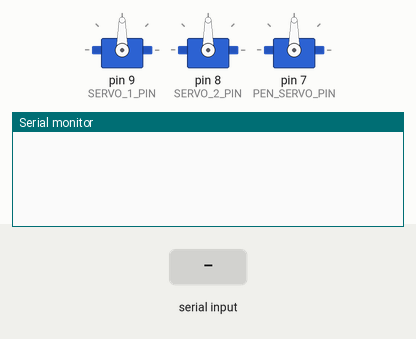
Bench run of a sketch on a simulated Arduino Uno, built with avr-gcc and run on an emulated ATmega328P. Parts: 3 × servo, the last lines printed to the serial monitor. The test bench sets the inputs (shaded band).

Above: at 1.2 s.
1.3 s: "90,45\n" received over Serial
At 2.1 s:
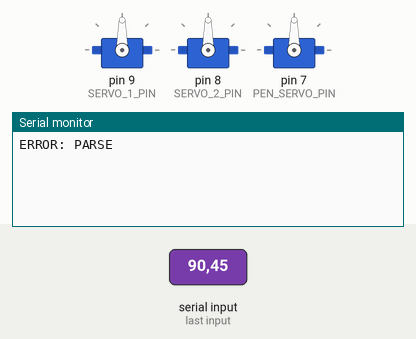
4.3 s: "90 45 200\n" received over Serial
At 5.6 s:
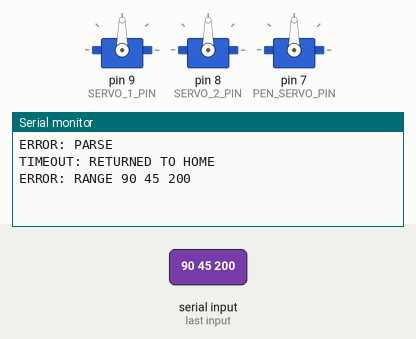

Measured:
- after the input at 1.3 s, the serial monitor: prints a new line at once (image 1)
- after the input at 4.3 s, the serial monitor: prints a new line at once (image 2)

The sketch:

robotic_hand.ino
```cpp
#include <Servo.h>

// =====================
// Pin configuration
// =====================
#define SERVO_1_PIN     9
#define SERVO_2_PIN     8
#define PEN_SERVO_PIN   7

// =====================
// Servo limits & setup
// =====================
#define INIT_POS            90
#define MAX_SERVO_CONFIG   180
#define MIN_SERVO_1         30
#define MAX_SERVO_2        (MAX_SERVO_CONFIG - MIN_SERVO_1)

#define SERVO_SETTLE_MS     100
#define SMOOTH_STEP_DELAY   35   // ms between steps
#define SMOOTH_STEP_SIZE    1   // degrees per step

#define INACTIVITY_TIMEOUT_MS 3000  // 3 segundos

Servo leftShoulder;
Servo rightShoulder;
Servo pen;

unsigned long lastCommandTime = 0;
bool returnedHome = false;

void smoothMove(Servo& servo, int fromAngle, int toAngle) {
  int step = (toAngle > fromAngle) ? SMOOTH_STEP_SIZE : -SMOOTH_STEP_SIZE;
  for (int angle = fromAngle; angle != toAngle; angle += step) {
    servo.write(angle);
    delay(SMOOTH_STEP_DELAY);
  }
  servo.write(toAngle);
}

void setup() {
  Serial.begin(115200);
  Serial.setTimeout(500);

  leftShoulder.attach(SERVO_1_PIN);
  rightShoulder.attach(SERVO_2_PIN);
  pen.attach(PEN_SERVO_PIN);

  leftShoulder.write(INIT_POS);
  rightShoulder.write(INIT_POS);
  pen.write(INIT_POS);

  lastCommandTime = millis();
}

void loop() {
  // Si pasó el tiempo sin recibir comandos y aún no volvió a home
  if ((millis() - lastCommandTime > INACTIVITY_TIMEOUT_MS) && !returnedHome) {
    smoothMove(pen, pen.read(), INIT_POS);
    smoothMove(leftShoulder, leftShoulder.read(), INIT_POS);
    smoothMove(rightShoulder, rightShoulder.read(), INIT_POS);
    returnedHome = true;
    Serial.println("TIMEOUT: RETURNED TO HOME");
    return;
  }

  if (!Serial.available()) return;

  String line = Serial.readStringUntil('\n');
  line.trim();
  if (line.length() == 0) return;

  int angle1, angle2, penAngle;
  int parsed = sscanf(line.c_str(), "%d %d %d", &angle1, &angle2, &penAngle);

  bool rangesOk =
      (angle1 >= MIN_SERVO_1 && angle1 <= MAX_SERVO_CONFIG) &&
      (angle2 >= 0           && angle2 <= MAX_SERVO_2) &&
      (penAngle >= 0         && penAngle <= 180);

  if (parsed == 3 && rangesOk) {
    angle1 = constrain(angle1, MIN_SERVO_1, MAX_SERVO_CONFIG);
    angle2 = constrain(angle2, 0, MAX_SERVO_2);
    penAngle = constrain(penAngle, 0, MAX_SERVO_CONFIG);

    int current1 = leftShoulder.read();
    int current2 = rightShoulder.read();
    int currentPen = pen.read();

    smoothMove(leftShoulder, current1, angle1);
    smoothMove(rightShoulder, current2, angle2);
    smoothMove(pen, currentPen, penAngle);

    delay(SERVO_SETTLE_MS);

    Serial.println("OK");

    // Reset timer y home flag
    lastCommandTime = millis();
    returnedHome = false;
  } else {
    if (parsed != 3) {
      Serial.println("ERROR: PARSE");
    } else {
      Serial.print("ERROR: RANGE ");
      Serial.print(angle1); Serial.print(' ');
      Serial.print(angle2); Serial.print(' ');
      Serial.println(penAngle);
    }
  }
}
```
